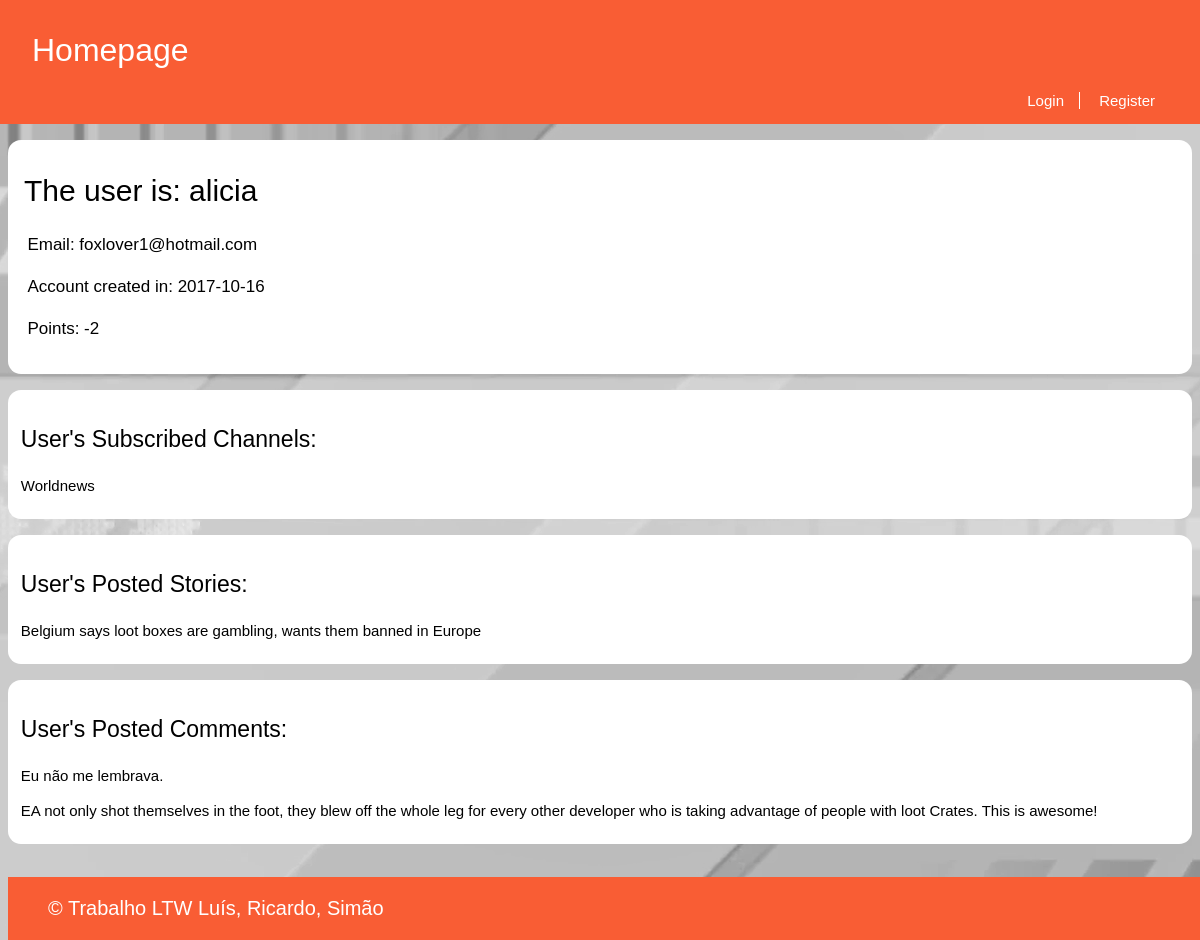
/pages/profile.php?name=alicia, run on the app's committed database.
### tables this page shows
CREATE TABLE Utilizer (
  username VARCHAR PRIMARY KEY,
  password VARCHAR NOT NULL,
  email VARCHAR NOT NULL,
  points INTEGER DEFAULT 0,
  created INTEGER -- date when the utilizer was created in epoch format
);

CREATE TABLE UserSubscriptions (
  username VARCHAR REFERENCES utilizer,
  channel VARCHAR REFERENCES channel,
  PRIMARY KEY (username, channel)
);

CREATE TABLE Story (
  id INTEGER PRIMARY KEY,
  title VARCHAR,
  published INTEGER, -- date when the story was published in epoch format
  channel VARCHAR REFERENCES channel, -- comma separated tags
  author VARCHAR REFERENCES utilizer, -- who wrote the article
  points INTEGER DEFAULT 0,
  fulltext VARCHAR
);

CREATE TABLE Comment (
  id INTEGER PRIMARY KEY,
  story_id INTEGER REFERENCES story,
  parent_comment INTEGER REFERENCES comment,
  username VARCHAR REFERENCES utilizer,
  date INTEGER NOT NULL, -- date when comment was published in epoch format
  points INTEGER DEFAULT 0,
  text VARCHAR NOT NULL
);

### database/db_user.php (called while the page is built, shortened)
<?php
    function getUserPublicInfo($username) {
        $db = Database::instance()->db();
        $stmt = $db->prepare('SELECT email, points, created FROM Utilizer WHERE username = ?');
        $stmt->execute(array($username));
        return $stmt->fetchAll();
    }
    function getAllStoriesPosted($username) {
        $db = Database::instance()->db();
        $stmt = $db->prepare('SELECT id, title FROM Story WHERE author = ?');
        $stmt->execute(array($username));
        return $stmt->fetchAll();
    }
    function getAllCommentsPosted($username) {
        $db = Database::instance()->db();
        $stmt = $db->prepare('SELECT story_id, date, points, text FROM Comment WHERE username = ?');
        $stmt->execute(array($username));
        return $stmt->fetchAll();
    }
?>

### database/db_channel.php (called while the page is built, shortened)
<?php
	function getSubscribedChannels($username) {
		$db = Database::instance()->db();
		$subscribedChannelsQuery = $db->prepare('SELECT channel FROM UserSubscriptions WHERE username = ?');
		$subscribedChannelsQuery->execute(array($username));
		$subscribedChannelsNames = $subscribedChannelsQuery->fetchAll();
		return $subscribedChannelsNames;
	}
?>

### templates/tpl_profile.php (the view, shortened to what this page needs)
<?php
	include_once('../templates/tpl_common.php');
?>
<?php function draw_posted_stories($username) { ?>
	<link rel="stylesheet" href="../css/profile.css">
	<section class="userHistory">
		<h3> User's Posted Stories: </h3>
		<?php
		$postedStoriesId = getAllStoriesPosted($username);
		if(empty($postedStoriesId)) { ?>
		<p> User has not posted any story..</p>
		<?php } else {
		foreach($postedStoriesId as $story) { ?>
			<p><a onclick="window.location.href='../pages/story.php?id=<?=$story['id']?>'"><?=$story['title']?></a></p>
		<?php }
		} ?>
	</section>
<?php } ?>
<?php function draw_posted_comments($username) { ?>
	<section class="userHistory">
		<h3> User's Posted Comments: </h3>
		<?php
		$postedComments = getAllCommentsPosted($username);
		if(empty($postedComments)) { ?>
		<p> User has not posted any comment..</p>
		<?php } else {
		foreach($postedComments as $comment) { ?>
			<p><a onclick="window.location.href='../pages/story.php?id=<?=$comment['story_id']?>'"> <?=$comment['text']?> </a></p>
		<?php }
		} ?>
	</section>
<?php } ?>
<?php function draw_user_info($username, $created, $points, $email) { ?>
	<?php $data = convert_epoch($created) ?>
	<link rel="stylesheet" href="../css/story.css">
	<section id="storyText">
		<h1>The user is: <?=$username?></h1>
		<p>Email: <?=$email?></p>
		<p>Account created in: <?=$data->format('Y-m-d')?></p>
		<p>Points: <?=$points?></p>
	</section>
<?php } ?>
<?php function draw_subscribedChannels($username) { ?>
  <link rel="stylesheet" href="../css/story.css">
  <section class="userHistory">
      <h3> User's Subscribed Channels: </h3>
      <?php
      $subscribedChannelsNames = getSubscribedChannels($username);
      if(empty($subscribedChannelsNames)) { ?>
        <p> User has not subscribed to any channel..</p>
      <?php } else {
        foreach( $subscribedChannelsNames as $channelName) { ?>
          <p><a onclick="window.location.href='../pages/channel.php?name=<?=$channelName['channel']?>'"><?=$channelName['channel']?></a></p>
        <?php }
      } ?>
  </section>
<?php } ?>

### css/common.css (style rules this page uses)
html { position: relative; min-height: 100%; }
body { margin: 0 auto; padding-bottom: 5em; max-width: 80em; background: url(../images/background.png) no-repeat center center fixed; }

### css/story.css (style rules this page uses)
#storyText { background-color: white; border-radius: 13px; margin: 1em 0.5em 0em 0.5em; padding: 1em; }
#storyText > h1 { text-align: left; font-size: 30px; font-weight: 400; font-family: Verdana, sans-serif; margin-top: 0.6em; }
#storyText > p { text-align: justify; font-size: 17px; line-height: 25px; font-family: Arial, sans-serif; margin-left: 0.2em; margin-right: 2.5em; }

### css/profile.css (style rules this page uses)
.userHistory { background-color: white; border-radius: 13px; margin: 1em 0.5em 1em 0.5em; padding: 0.8em 0.5em 0.5em 0.8em; }
.userHistory h3 { font-weight: 100; font-size: 23px; font-family: Verdana, sans-serif; margin-top: 1em; }
.userHistory p { font-size: 15px; line-height: 20px; font-family: Arial, sans-serif; cursor: pointer; }

### data on the page
utilizer: email "foxlover1@hotmail.com", created "2017-10-16", points "-2"
usersubscriptions: channel "Worldnews"
story: title "Belgium says loot boxes are gambling, wants them banned in Europe"
comment: text "Eu não me lembrava."
comment: text "EA not only shot themselves in the foot, they blew off the whole leg for every other developer who is taking advantage of people with loot Crates. This is awesome!"

### other printed values
$channel "Homepage"
$username "alicia"
